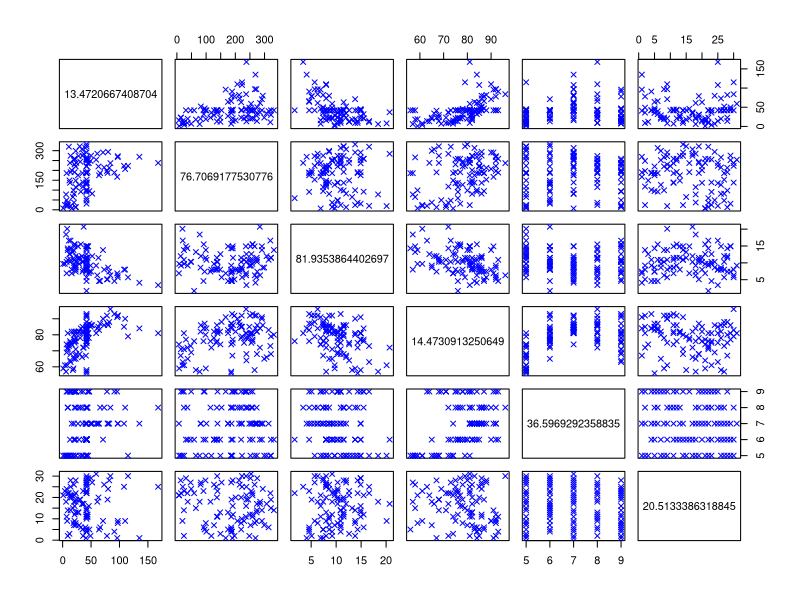
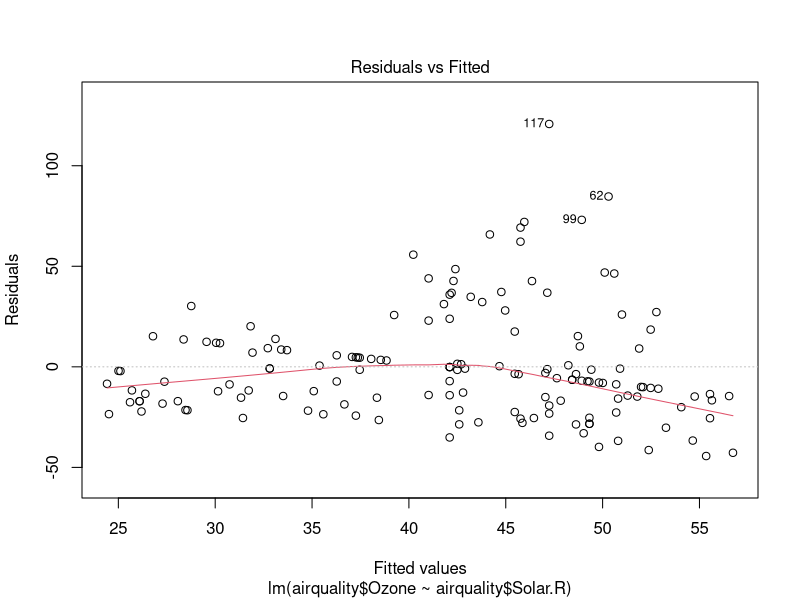
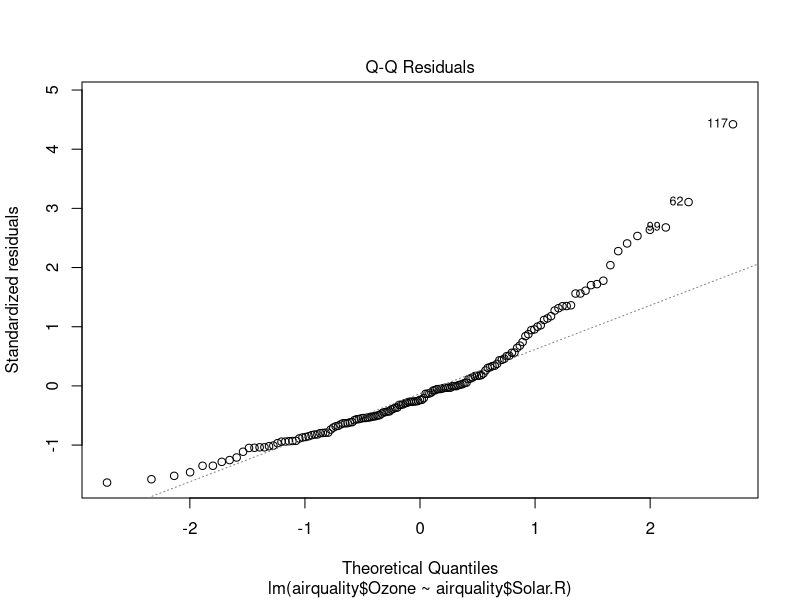
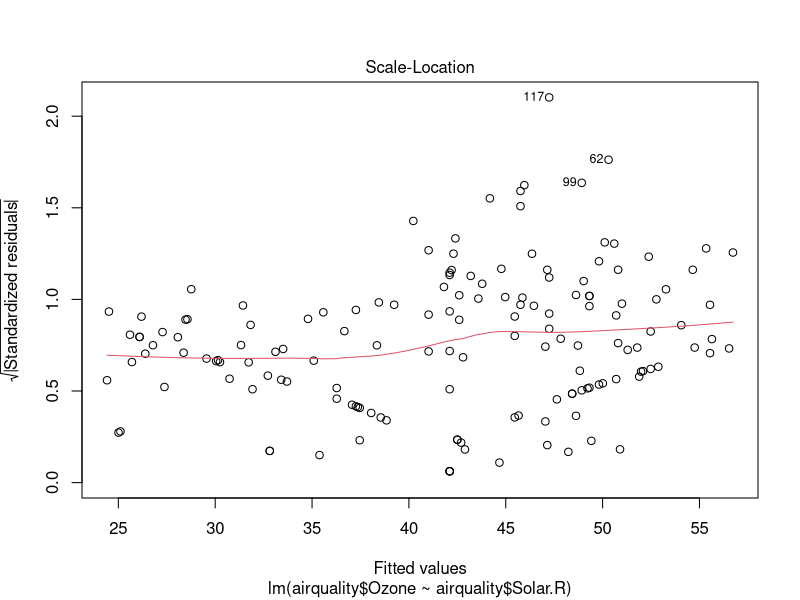
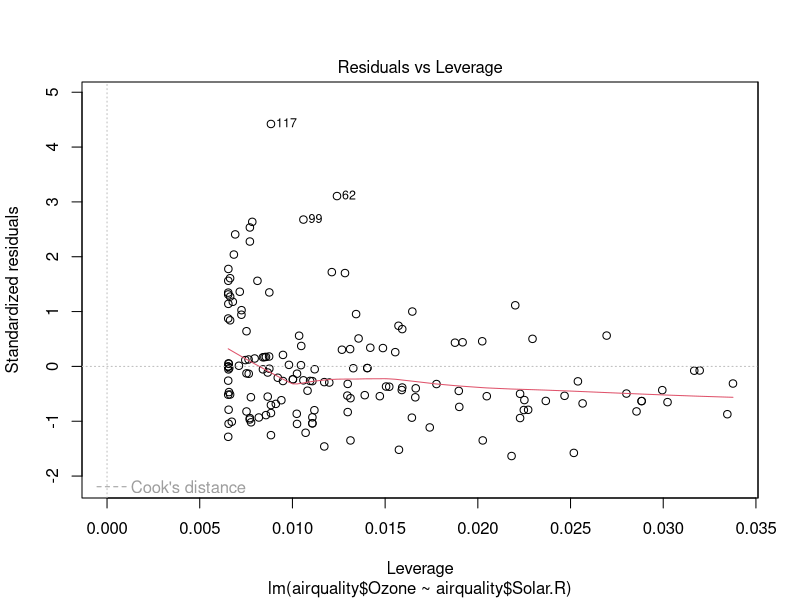
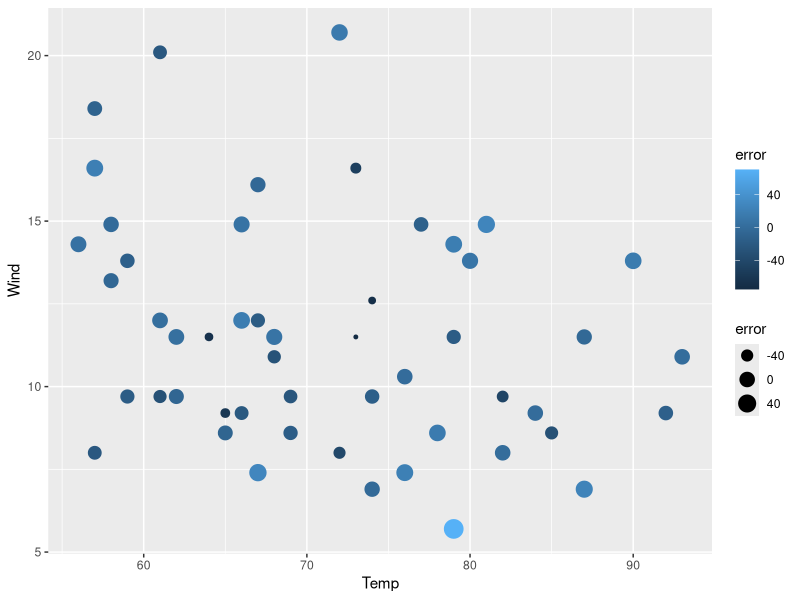
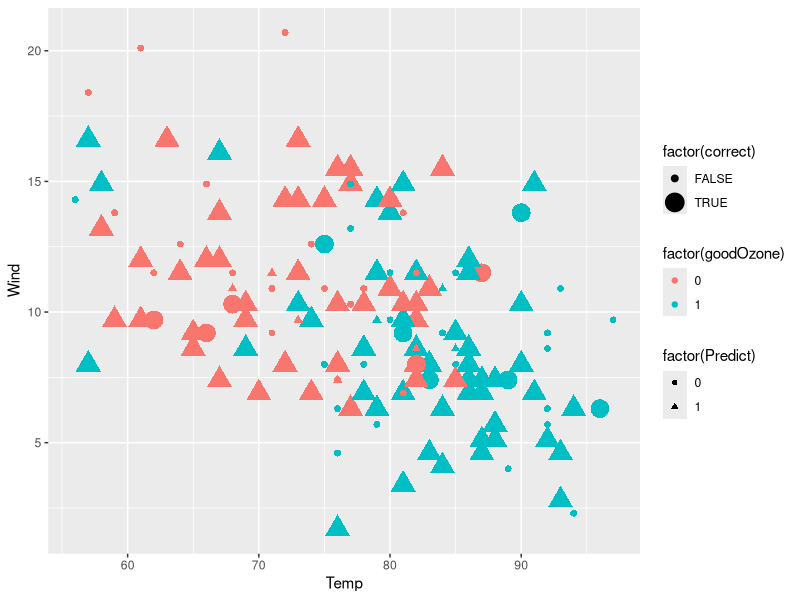
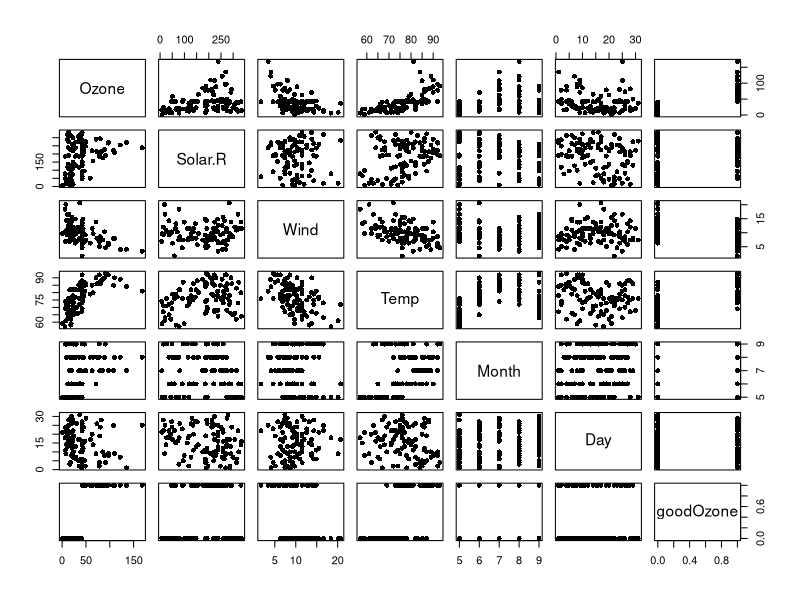

Here is the R script that generated these plots, in order:
library(kernlab)
library(gridExtra)
library(grid)
library(ggplot2)
library(e1071)
library(dplyr)



##Step1:
airquality$Ozone[is.na(airquality$Ozone)] <- round(mean(airquality$Ozone, na.rm = TRUE))
airquality$Solar.R[is.na(airquality$Solar.R)] <- round(mean(airquality$Solar.R, na.rm = TRUE))

##Step 2: Create Trained data and test data
nrows <- nrow(airquality)
nrows

cutpoint <- floor(nrows/3*2)
cutpoint

rand <- sample(1:nrows)
head(rand)

AQ.trained <- airquality[rand[1:cutpoint],]
AQ.test <- airquality[rand[(cutpoint+1):nrows],]

##Step 3: building the model
model <- ksvm(Ozone~., data = AQ.trained)
model

pred <- predict(model, AQ.test)
plot1 <- plot(AQ.trained,pred, col = "blue", pch = 4)
lm1 <- lm(airquality$Ozone ~ airquality$Solar.R)
plot(lm1)


##table(pred, AQ.test$Ozone)
nrow(pred)

dim(airquality)
dim(pred)
errorOzone <- airquality[1:51,1]

## Computing Root Mean Squared Error
error <- errorOzone - pred

## create a scatter plot
newAQ <- airquality[1:51,1:6]


gg1 <- ggplot(newAQ, aes(Temp,Wind)) +
  geom_point(aes(color = error, size = error))
gg1

##grid.arrange(gg1, lm1, plot1)  
##the grid.arrange function would not work for me

##SVM model
svmfit <- svm(Ozone~., data = AQ.trained, kernel = "linear", cost = .1, scale = FALSE)
print(svmfit)
##For some reason this plot did not work and i do not know why
plot(svmfit, AQ.trained)
##add grid of plots
mean(airquality$Ozone)


##Step 4: Creating goodOzone variable
##42.09804
airquality$goodOzone <- as.numeric(airquality$Ozone >= 42)

nrows <- nrow(airquality)
nrows

cutpoint <- floor(nrows/3*2)
cutpoint

rand <- sample(1:nrows)
head(rand)

AQ.trained <- airquality[rand[1:cutpoint],]
AQ.test <- airquality[rand[(cutpoint+1):nrows],]

model1_2 <- ksvm(goodOzone~., data = AQ.trained)
model1_2

pred1 <- predict(model1_2,AQ.test)
pred1 <- pred1 * 100
pred1
## creating table and the number that was correct
comptable <- data.frame(AQ.test[,7], pred1[,1])


correct <- sum(with(comptable, AQ.test...7. == 1))

number_of_rows <- nrow(comptable)
number_of_rows

correctPred <- correct/number_of_rows *100
correctPred

## determine if prediction is correct or wrong
comptable$correct_or_wrong <- as.character(comptable$AQ.test...7. >= 1 )
comptable

##Step 5: 

plot_kvsm <- data.frame(comptable$correct_or_wrong, airquality$Temp, airquality$Wind, airquality$goodOzone, pred1)
plot_kvsm$pred1 <- as.numeric(plot_kvsm$pred1 >= 42)
colnames(plot_kvsm) <- c("correct", "Temp", "Wind", "goodOzone", "Predict")




ggplot(plot_kvsm, aes(x = Temp, y = Wind)) +
      geom_point(aes(shape = factor(Predict), 
                     colour = factor(goodOzone), 
                     size = factor(correct)))

## using SVM
model_svm <- svm(goodOzone~., data = AQ.trained)
pred <- predict(model_svm, AQ.trained)      
plot(AQ.trained, pch = 16)
plot(AQ.trained, pred, col = "red", pch = 4)
 
##using NaiveBayes
model_nb <- naiveBayes(goodOzone ~., data = plot_kvsm)
model_nb

## Step 6: Which are the best Models for this data?

## This assignment was used to teach me how to create prediction models as well as
## how to plot them and interpret them. The model that I feel was the best was the plot_ksvm model, it was a model that was
## very discriptive and had the lowest training error amount and it gave me confidence that the model had some 
## relevance. One of my plots for some reason did not work and I couldnt figure out why. The grid arrange function was not
## working for me nor was I able to plot the naive bayes model but it allowed me to see all y - corridnates that
## that it predicted. 
